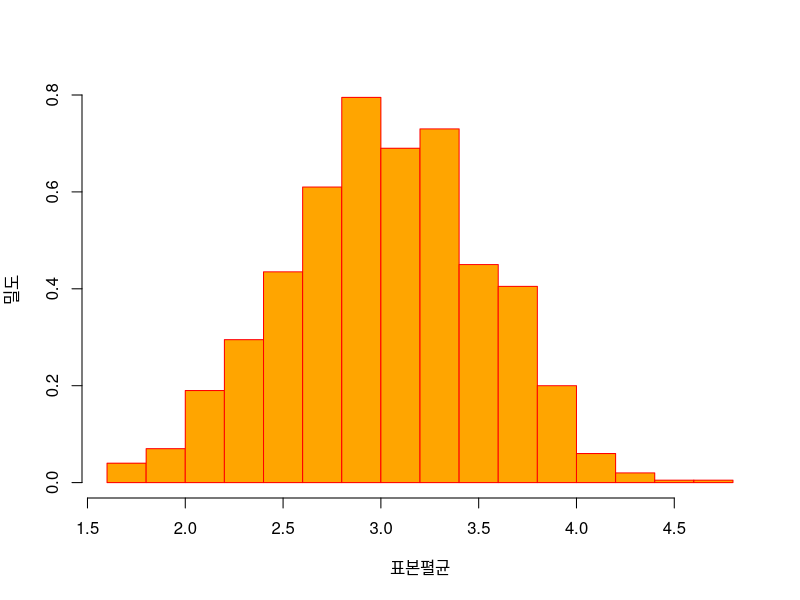
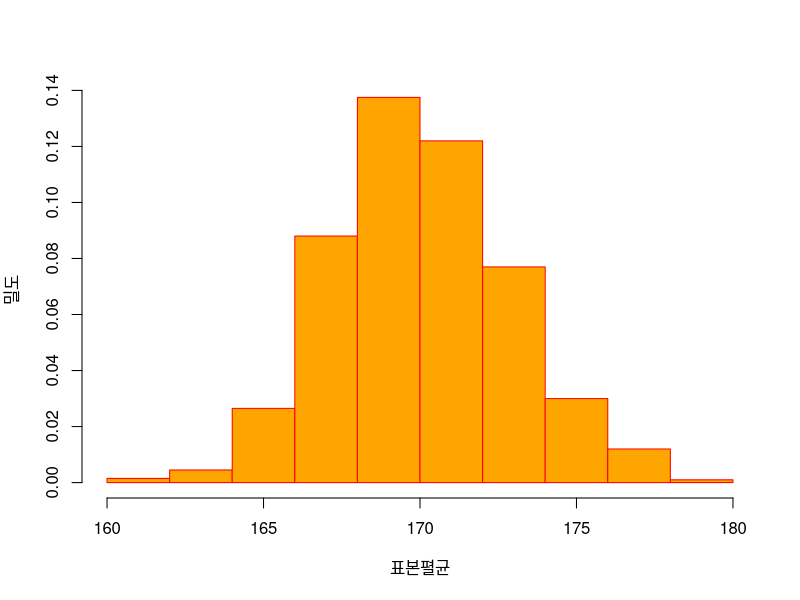
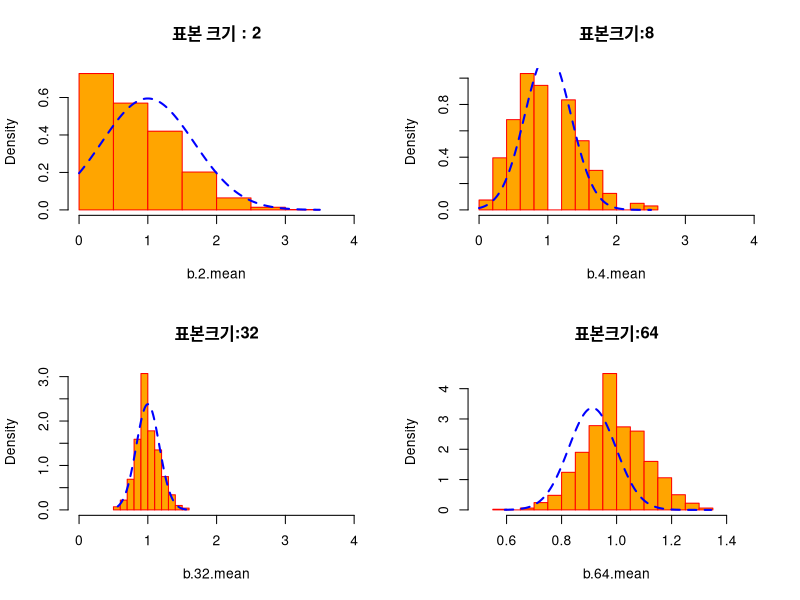

Here is the R script that generated these plots, in order:
#4-2. 중심극한정리
#예제 4-2정규분포로 부터 추출된 표본평균 xbar의 분포
set.seed(9)
n<-1000
r.1.mean<-rep(NA, n)
r.2.mean<-rep(NA, n)
for(i in 1:n){
  r.1.mean[i]<-mean(rnorm(4, mean=3, sd=1))
  r.2.mean[i]<-mean(rnorm(4, mean=170, sd=6))
}
options(digits=4)
c(mean(r.1.mean), sd(r.1.mean))
c(mean(r.2.mean), sd(r.2.mean))

hist(r.1.mean, prob=TRUE, xlab='표본펼균', ylab='밀도',
     main='',col='orange', border='red')
x1<-seq(min(r.1.mean), max(r.1.mean), length=1000)
y1<-dnorm( x=x1, mean=3, sd(1/sqrt(4)))
lines(x1, y1, lty=2, lwd=2, col='blue')

hist(r.2.mean, prob=TRUE, xlab='표본펼균', ylab='밀도',
     main='',col='orange', border='red')
x2<-seq(min(r.2.mean), max(r.2.mean), length=1000)
y2<-dnorm( x=x2, mean=170, sd(6/sqrt(4)))
lines(x2, y2, lty=2, lwd=2, col='blue')

#예제 4-3. 임의의 분포에서 추출된 표본평균 xbar의 분포 
set.seed(9)
t<-10
p<-0.1
x<-0:10
n<-1000
b.2.mean<-rep(NA, n)
b.4.mean<-rep(NA, n)
b.32.mean<-rep(NA, n)
b.64.mean<-rep(NA, n)
for (i in 1:n){
  b.2.mean[i]<-mean(rbinom(2, size=t, prob=p))
  b.4.mean[i]<-mean( rbinom(4, size=t, prob=p))
  b.32.mean[i]<-mean(rbinom(32, size=t, prob=p))
  b.64.mean[i]<-mean(rbinom(64, size=t, prob=p))
}
#표본들평균들의 분포에서 평균과 표준편차
options(digits=4)
c(mean(b.2.mean), sd(b.2.mean))
c(mean(b.4.mean), sd(b.4.mean))
c(mean(b.32.mean), sd(b.32.mean))
c(mean(b.64.mean), sd(b.64.mean))
#B(10, 0.1)의 분산과 표준편차 
par(mfrow=c(2,2))
c(10*0.1*0.9, sqrt(10*0.1*0.9))
hist(b.2.mean, prob=T, xlim=c(0,4), main='표본 크기 : 2', 
     col='orange', border='red')
x1<-seq(min(b.2.mean), max(b.2.mean), length=1000)
y1<-dnorm(x=x1, mean=1, sd=sqrt(0.9)/sqrt(2))
lines(x1, y1, lty=2, lwd=2, col='blue')

hist(b.4.mean, prob=T, xlim=c(0,4), main='표본크기:8', 
     col='orange',border='red')
x2<-seq(min(b.4.mean), max(b.4.mean), length=1000)
y2<-dnorm(x=x2, mean=1, sd=sqrt(0.9)/sqrt(8))
lines(x2, y2, lty=2, lwd=2, col='blue')

hist(b.32.mean, prob=T, xlim=c(0,4), main='표본크기:32', 
     col='orange',border='red')
x3<-seq(min(b.32.mean), max(b.32.mean), length=1000)
y3<-dnorm(x=x3, mean=1, sd=sqrt(0.9)/sqrt(32))
lines(x3, y3, lty=2, lwd=2, col='blue')

hist(b.64.mean, prob=T, xlim=c(0.5, 1.5), main='표본크기:64', 
     col='orange',border='red')
x4<-seq(min(b.64.mean), max(b.64.mean), length=1000)
y4<-dnorm(x=x3, mean=1, sd=sqrt(0.9)/sqrt(64))
lines(x4, y4, lty=2, lwd=2, col='blue')

